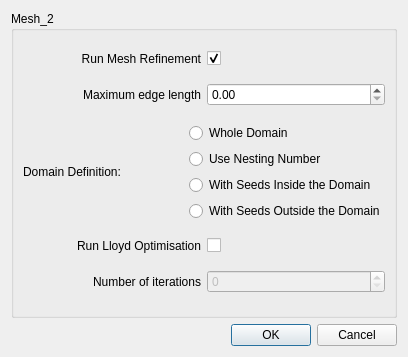
<?xml version="1.0" encoding="UTF-8"?>
<ui version="4.0">
 <class>mesh_2_dialog</class>
 <widget class="QDialog" name="mesh_2_dialog">
  <property name="enabled">
   <bool>true</bool>
  </property>
  <property name="geometry">
   <rect>
    <x>0</x>
    <y>0</y>
    <width>408</width>
    <height>357</height>
   </rect>
  </property>
  <property name="windowTitle">
   <string>2D Mesh Criteria</string>
  </property>
  <layout class="QVBoxLayout" name="verticalLayout">
   <item>
    <widget class="QGroupBox" name="groupBox">
     <property name="title">
      <string>Mesh_2</string>
     </property>
     <layout class="QVBoxLayout" name="verticalLayout_3">
      <item>
       <layout class="QHBoxLayout" name="horizontalLayout">
        <item>
         <widget class="QLabel" name="runMesh2_label">
          <property name="text">
           <string>Run Mesh Refinement</string>
          </property>
          <property name="alignment">
           <set>Qt::AlignRight|Qt::AlignTrailing|Qt::AlignVCenter</set>
          </property>
         </widget>
        </item>
        <item>
         <widget class="QCheckBox" name="runMesh2_checkbox">
          <property name="text">
           <string/>
          </property>
          <property name="checked">
           <bool>true</bool>
          </property>
         </widget>
        </item>
       </layout>
      </item>
      <item>
       <layout class="QHBoxLayout" name="horizontalLayout_4">
        <item>
         <widget class="QLabel" name="edgeLength_label">
          <property name="text">
           <string>Maximum edge length</string>
          </property>
          <property name="alignment">
           <set>Qt::AlignRight|Qt::AlignTrailing|Qt::AlignVCenter</set>
          </property>
          <property name="buddy">
           <cstring>edgeLength_dspinbox</cstring>
          </property>
         </widget>
        </item>
        <item>
         <widget class="QDoubleSpinBox" name="edgeLength_dspinbox">
          <property name="minimumSize">
           <size>
            <width>110</width>
            <height>0</height>
           </size>
          </property>
          <property name="maximum">
           <double>1000.000000000000000</double>
          </property>
          <property name="singleStep">
           <double>0.100000000000000</double>
          </property>
         </widget>
        </item>
       </layout>
      </item>
      <item>
       <layout class="QHBoxLayout" name="horizontalLayout_5">
        <item>
         <widget class="QLabel" name="label">
          <property name="text">
           <string>Domain Definition:</string>
          </property>
         </widget>
        </item>
        <item>
         <layout class="QVBoxLayout" name="verticalLayout_2">
          <item>
           <widget class="QRadioButton" name="radioAll">
            <property name="text">
             <string>Whole Domain</string>
            </property>
           </widget>
          </item>
          <item>
           <widget class="QRadioButton" name="radioNesting">
            <property name="text">
             <string>Use Nesting Number</string>
            </property>
           </widget>
          </item>
          <item>
           <widget class="QRadioButton" name="radioSeedsIn">
            <property name="text">
             <string>With Seeds Inside the Domain</string>
            </property>
           </widget>
          </item>
          <item>
           <widget class="QRadioButton" name="radioSeedsOut">
            <property name="text">
             <string>With Seeds Outside the Domain</string>
            </property>
           </widget>
          </item>
         </layout>
        </item>
       </layout>
      </item>
      <item>
       <layout class="QHBoxLayout" name="horizontalLayout_2">
        <item>
         <widget class="QLabel" name="runLloyd_label">
          <property name="text">
           <string>Run Lloyd Optimisation</string>
          </property>
          <property name="alignment">
           <set>Qt::AlignRight|Qt::AlignTrailing|Qt::AlignVCenter</set>
          </property>
         </widget>
        </item>
        <item>
         <widget class="QCheckBox" name="runLloyd_checkbox">
          <property name="text">
           <string/>
          </property>
         </widget>
        </item>
       </layout>
      </item>
      <item>
       <layout class="QHBoxLayout" name="horizontalLayout_3">
        <item>
         <widget class="QLabel" name="nbIterations_label">
          <property name="text">
           <string>Number of iterations</string>
          </property>
          <property name="alignment">
           <set>Qt::AlignRight|Qt::AlignTrailing|Qt::AlignVCenter</set>
          </property>
          <property name="buddy">
           <cstring>nbIterations_spinbox</cstring>
          </property>
         </widget>
        </item>
        <item>
         <widget class="QSpinBox" name="nbIterations_spinbox">
          <property name="enabled">
           <bool>false</bool>
          </property>
          <property name="minimumSize">
           <size>
            <width>110</width>
            <height>0</height>
           </size>
          </property>
         </widget>
        </item>
       </layout>
      </item>
     </layout>
    </widget>
   </item>
   <item>
    <widget class="QDialogButtonBox" name="buttonBox">
     <property name="orientation">
      <enum>Qt::Horizontal</enum>
     </property>
     <property name="standardButtons">
      <set>QDialogButtonBox::Cancel|QDialogButtonBox::Ok</set>
     </property>
    </widget>
   </item>
  </layout>
 </widget>
 <tabstops>
  <tabstop>edgeLength_dspinbox</tabstop>
  <tabstop>buttonBox</tabstop>
 </tabstops>
 <resources/>
 <connections>
  <connection>
   <sender>buttonBox</sender>
   <signal>accepted()</signal>
   <receiver>mesh_2_dialog</receiver>
   <slot>accept()</slot>
   <hints>
    <hint type="sourcelabel">
     <x>388</x>
     <y>288</y>
    </hint>
    <hint type="destinationlabel">
     <x>157</x>
     <y>195</y>
    </hint>
   </hints>
  </connection>
  <connection>
   <sender>buttonBox</sender>
   <signal>rejected()</signal>
   <receiver>mesh_2_dialog</receiver>
   <slot>reject()</slot>
   <hints>
    <hint type="sourcelabel">
     <x>388</x>
     <y>288</y>
    </hint>
    <hint type="destinationlabel">
     <x>286</x>
     <y>195</y>
    </hint>
   </hints>
  </connection>
 </connections>
</ui>
